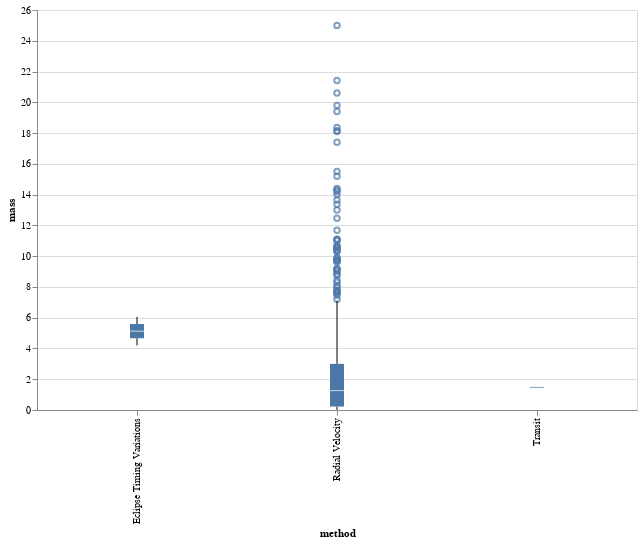

Notebook code for this chart:
### Code cell
# prompt: Using dataframe df: box plot

import altair as alt
alt.Chart(df).mark_boxplot().encode(
    x = 'method',
    y = 'mass'
).properties(height=400, width=600)

### Figure 1 — Vega-Lite specification as saved in the notebook (floating-point values rounded to 4 significant figures; data arrays with more than 128 entries replaced by an {"elided": "..."} marker saying what was removed)
{"config": {"view": {"continuousWidth": 400, "continuousHeight": 300}}, "data": {"name": "data-add326769f248180e2b5572a20c8ffaa"}, "mark": "boxplot", "encoding": {"x": {"field": "method", "type": "nominal"}, "y": {"field": "mass", "type": "quantitative"}}, "height": 400, "width": 600, "$schema": "https://vega.github.io/schema/vega-lite/v4.17.0.json", "datasets": {"data-add326769f248180e2b5572a20c8ffaa": {"elided": "1035 records"}}}
